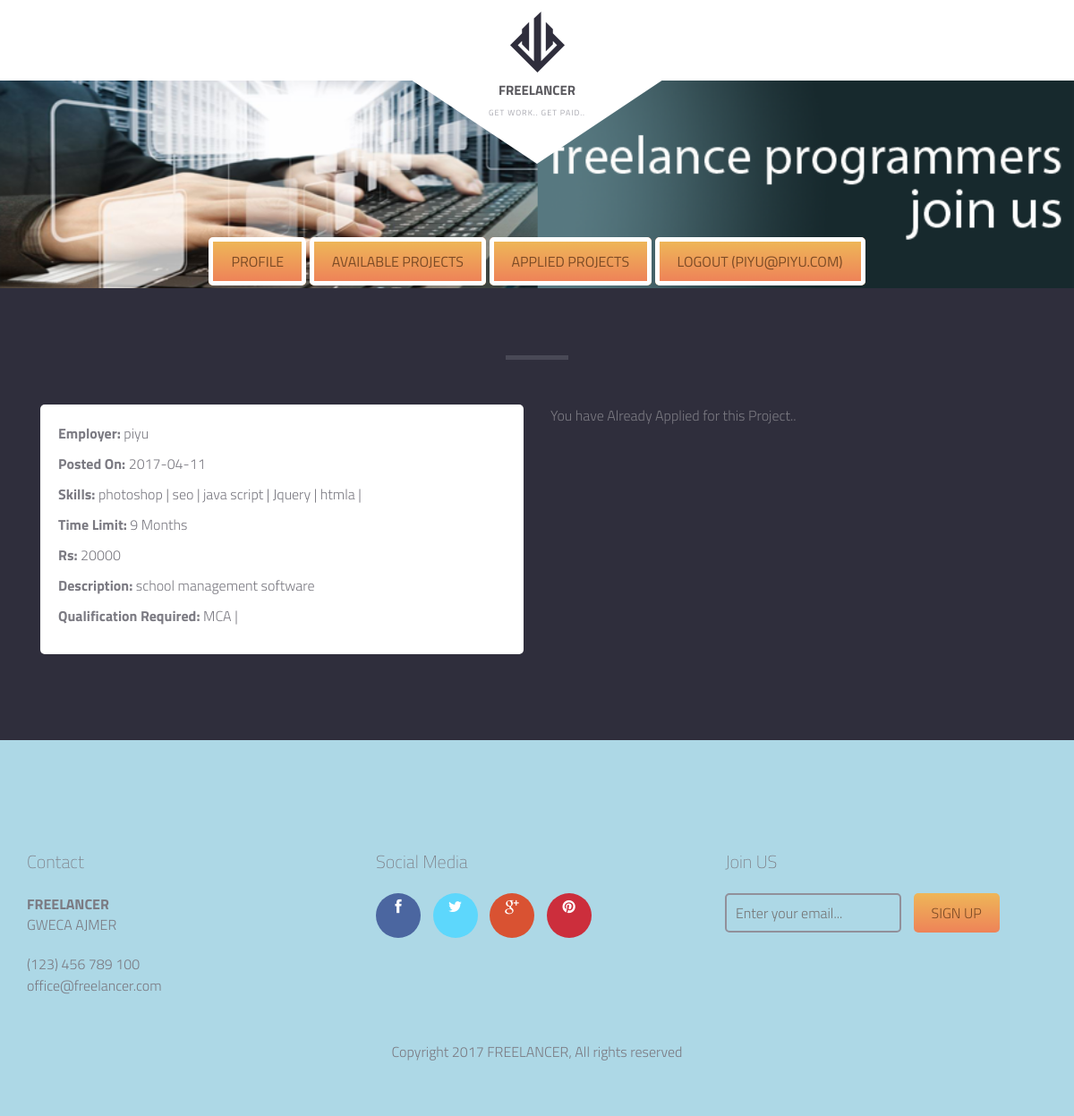
The app's page /freelancer_applyproject.php?id=4 (signed in) with its own data.
### tables this page shows
CREATE TABLE IF NOT EXISTS `project` (
  `id` int(11) NOT NULL AUTO_INCREMENT,
  `employer` int(11) NOT NULL,
  `description` text NOT NULL,
  `skills` varchar(500) NOT NULL,
  `budget` int(11) NOT NULL,
  `time` int(11) NOT NULL,
  `submission` date NOT NULL,
  `active` int(11) NOT NULL,
  `qualification` varchar(500) NOT NULL,
  `experience` varchar(500) NOT NULL,
  `title` varchar(100) NOT NULL,
  `selected_freelancer` bigint(20) NOT NULL DEFAULT '0',
  `payment_done` int(11) NOT NULL DEFAULT '0',
  PRIMARY KEY (`id`)
);

CREATE TABLE IF NOT EXISTS `employer` (
  `sr_no` int(11) NOT NULL AUTO_INCREMENT,
  `name` varchar(500) NOT NULL,
  `pass` varchar(500) NOT NULL,
  `email` varchar(500) NOT NULL,
  `number` text NOT NULL,
  `address` varchar(500) NOT NULL,
  `skills` varchar(500) NOT NULL,
  `time` varchar(500) NOT NULL,
  `submission` date NOT NULL,
  `active` int(11) NOT NULL DEFAULT '1',
  `gender` varchar(10) NOT NULL,
  `dob` date NOT NULL,
  PRIMARY KEY (`sr_no`)
);

CREATE TABLE IF NOT EXISTS `skill_table` (
  `id` int(11) NOT NULL AUTO_INCREMENT,
  `skill` varchar(500) NOT NULL,
  `active` varchar(500) NOT NULL,
  PRIMARY KEY (`id`)
);

CREATE TABLE IF NOT EXISTS `qualification_table` (
  `id` int(11) NOT NULL AUTO_INCREMENT,
  `qualification` varchar(500) NOT NULL,
  `active` varchar(500) NOT NULL,
  PRIMARY KEY (`id`)
);

### freelancer_applyproject.php (the view, shortened to what this page needs)
<?php
	$con=mysqli_connect("127.0.0.1:3307","pma","","freelancer");
	if($_SERVER["REQUEST_METHOD"]=="GET")
	{
		$id = $_GET['id'];
	}
	else
	{
		$id = $_POST['project_id'];
	}
	$q="Select project.*,employer.name employername from project join employer on employer.sr_no=project.employer where id='".$_GET['id'] ."'" ;
	$res=mysqli_query($con,$q);
	$row=mysqli_fetch_array($res);
?>
<!DOCTYPE html>
<html lang="en">
	<head>
		<link href="fonts/font-awesome.min.css" rel="stylesheet" type="text/css">
		<link href="assets/css/bootstrap.css" rel="stylesheet" />
    <link href="assets/js/dataTables/dataTables.bootstrap.css" rel="stylesheet" />
    <link href="assets/css/font-awesome.css" rel="stylesheet" />
		<link rel="stylesheet" href="style.css">
	</head>
	<body class="homepage">
		<div id="site-content">
			<header class="site-header">
				<div class="container">
					<div id="branding">
						<img src="images/logo.png" alt="" class="logo">
						<h1 class="site-title"><a href="index.php">FREELANCER</a></h1>
						<small class="site-description">GET WORK.. GET PAID..</small>
					</div>
				</div>
			</header>
			<main class="main-content">
				<div class="hero">
					<div class="featured-image" data-bg-image="dummy/home.jpg" style="background-image: url(&quot;dummy/home.jpg&quot;);">
						<a href="freelancer_profile.php" class="button">Profile</a>
						<a href="freelancer_availableprojectlist.php" class="button">Available Projects</a>
						<a href="freelancer_appliedprojectlist.php" class="button">Applied Projects</a>
						<a href="freelancer_logout.php" class="button">Logout (<?php echo $_SESSION['freelancer_username']; ?>)</a>
					</div>
				</div>
				<div class="fullwidth-block" data-bg-color="#2f2e3c">
					<div class="container">
						<header bg-dark>
							<h2 class="section-title"> <?php echo $row['title'] ?></h2>
						</header>
						<div class="posts-list">
							<div class="post" style="width:50%;">
								<div class="post-content">
								<p><strong>Employer:</strong> <?php echo $row['employername']; ?> <br></p>
								<p><strong>Posted On:</strong> <?php echo $row['submission']; ?> <br></p>
								<p ><strong>Skills:</strong>
									<?php
									$skill_ar = explode(',',$row['skills']);
								$q='Select * from skill_table where active="1" order by id desc';
					   $res1=mysqli_query($con,$q);
					   while($r = mysqli_fetch_array($res1))
					   {
						   $checkskillmatch=0;
						   foreach($skill_ar as $singleSkill)
							{
							   if($singleSkill==$r['id'])
								{
								   $checkskillmatch=1;
								   break;
								}
							}
						   if($checkskillmatch==1)
						   {
							   echo $r['skill']." | ";
						   }
						}
					  ?>
									</p>
										<p><strong>Time Limit:</strong> <?php echo $row['time']; ?> Months<br></p>
									<p><strong>Rs:</strong> <?php echo $row['budget']; ?><br></p>
									<p><strong>Description:</strong> <?php echo $row['description']; ?><br></p>
									<p><strong>Qualification Required:</strong>
									<?php
									$qualification_ar = explode(',',$row['qualification']);
					   $q='Select * from qualification_table where active="1"';
					   $res=mysqli_query($con,$q);
					   while($r = mysqli_fetch_array($res))
					   {
						   $checkskillmatch=0;
						   foreach($qualification_ar as $singlequali)
						   {
							   if($singlequali==$r['id'])
							   {
								   $checkskillmatch=1;
								   break;
							   }
						   }
						   if($checkskillmatch==1)
						   {
							   echo $r['qualification']." | ";
						   }
					   }
									?>
									<br></p>
								</div>
							</div>
							<div class="col-md-5">
								<?php
								if($_SERVER['REQUEST_METHOD']=="GET")
								{
									$q="Select * from project_application where project_id='$id' and freelancer_id='" . $_SESSION['freelancer_userid'] . "'" ;
									$res=mysqli_query($con,$q);
									$nor = mysqli_num_rows($res);
									if($nor>0)
									{
										echo "You have Already Applied for this Project..";
									}
								}
								?>
							</div>
						</div>
					</div>
				</div>
			</main>
			<footer class="site-footer">
				<div class="container">
					<div class="row">
						<div class="col-md-4">
							<div class="widget">
								<h3 class="widget-title">Contact</h3>
								<strong>FREELANCER</strong>
								<address>GWECA AJMER</address>
								<a href="tel:1234567890">(123) 456 789 100</a> <br>
								<a href="mailto:office@freelancer.com">office@freelancer.com</a>
							</div>
						</div>
						<div class="col-md-4">
							<div class="widget">
								<h3 class="widget-title">Social Media</h3>
								<div class="social-links">
									<a href="#" class="facebook"><i class="fa fa-facebook"></i></a>
									<a href="#" class="twitter"><i class="fa fa-twitter"></i></a>
									<a href="#" class="google-plus"><i class="fa fa-google-plus"></i></a>
									<a href="#" class="pinterest"><i class="fa fa-pinterest"></i></a>
								</div>
							</div>
						</div>
						<div class="col-md-4">
							<div class="widget">
								<h3 class="widget-title">Join US</h3>
								<form action="#" class="subscribe">
									<input type="email" placeholder="Enter your email...">
									<input type="submit" value="sign up">
								</form>
							</div>
						</div>
					</div>
					<div class="copy">
						<p>Copyright 2017 FREELANCER,  All rights reserved</p>
					</div>
				</div>
			</footer>
		</div>
	</body>
</html>

### records on screen
project: employer.name "piyu", submission "2017-04-11", time "9", budget "20000", description "school management software"
skill_table: skill "photoshop"
skill_table: skill "seo"
skill_table: skill "java script"
skill_table: skill "Jquery"
skill_table: skill "htmla"
qualification_table: qualification "MCA"

### other values on screen
$_SESSION['freelancer_username'] "PIYU@PIYU.COM"
